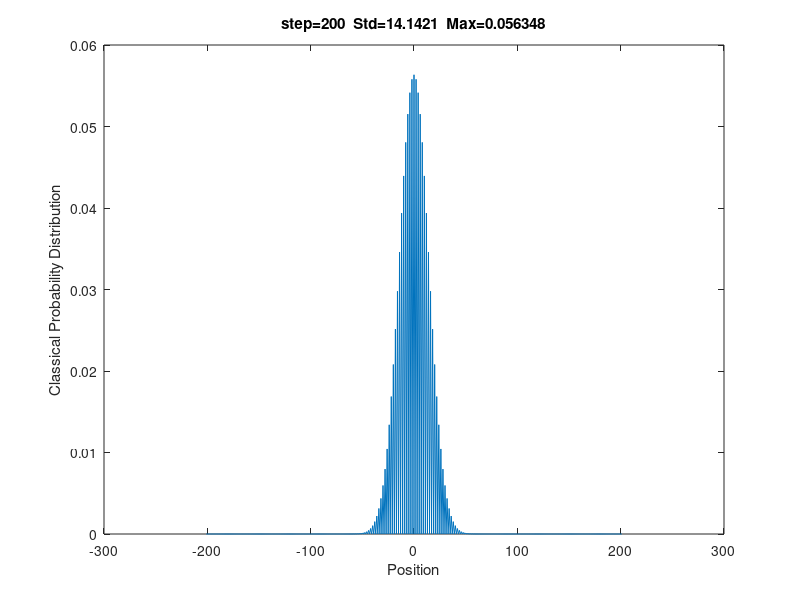

The MATLAB script that drew this image:
clear;
clc;
close all;


step=200; %number of steps of the CRW

N=2*step+3; %length of the line
mid =step+2; %middle point


CL=zeros(1,N);
CLt=zeros(1,N);

CL(mid)=1;

for k=1:step
    for i=2:N-1
        if (CL(i) ~=0)
            CLt(i+1)=CLt(i+1)+CL(i)*0.5;
            CLt(i-1)=CLt(i-1)+CL(i)*0.5;
        end
    end
CL = CLt;

    for i=1:N
        CLt(i)=0;
    end
end

CEx=0;
CExx=0;

%Labeling of the x-axis from -N to N
x=zeros(1,N);
for m = 1:N          
x(m)= -((N+1)/2)+ m;
end

for m=1:N
    CEx=CEx+x(m)*CL(m);
    CExx=CExx+x(m)^2*CL(m);
end


CRWstandard_deviation=sqrt(CExx-CEx^2);
CRWtotal_probability=sum(CL);

plot(x,CL);
title(['step=' num2str(step) '' '  ' 'Std=' num2str(CRWstandard_deviation) '' '  ' 'Max=' num2str(max(CL)) ''])
xlabel('Position')
ylabel('Classical Probability Distribution')



